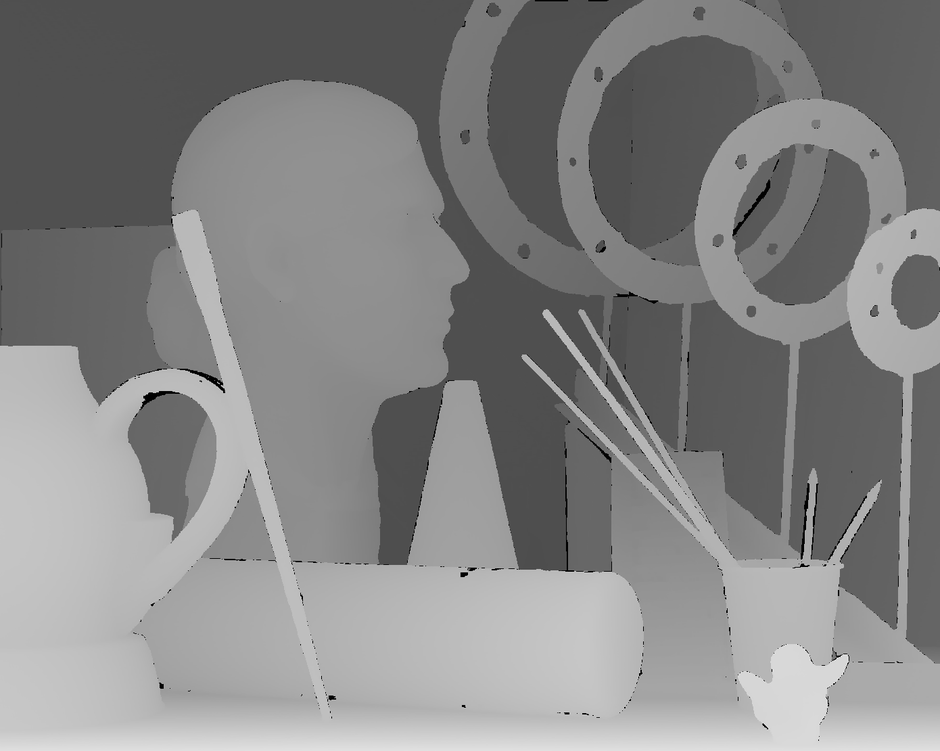
%> input picture data/inpainting/5.png, 940 x 751 px, shrunk from 1390 x 1110 before the run
$ octave segmen.m   (GNU Octave 9; MATLAB toolbox functions it lacks are replaced by stand-ins)
%> lines starting %> are read from the running program, lines starting %| are printed output that depends on the picture; in (x1, y1, x2, y2) boxes, pixels count from 0 and x2, y2 are one past the last pixel; in counts of white or black regions, pixels touching at a corner belong together; the program's own positions count from 1
I = imread('5.png');
%> I is the input picture: size 751x940x3 uint8; min 0, max 254, mean 132.5
%I = rgb2gray(rgb);

%imshow(I)

%text(732,501,'FontSize',7,'HorizontalAlignment','right')
hy = fspecial('sobel');
hx = hy';
Iy = imfilter(double(I), hy, 'replicate');
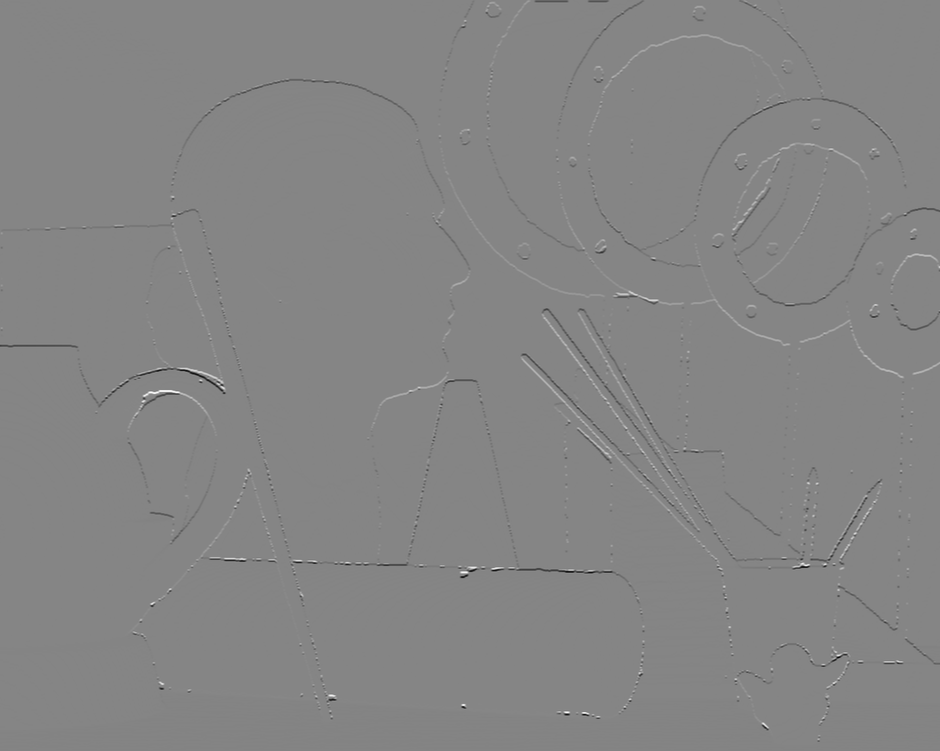
%> Iy: size 751x940x3 double; min -906, max 828, mean -1.5; drawn with min black and max white
Ix = imfilter(double(I), hx, 'replicate');
gradmag = sqrt(Ix.^2 + Iy.^2);
%figure
%imshow(gradmag,[]), title('Gradient magnitude (gradmag)')


L = watershed(gradmag);
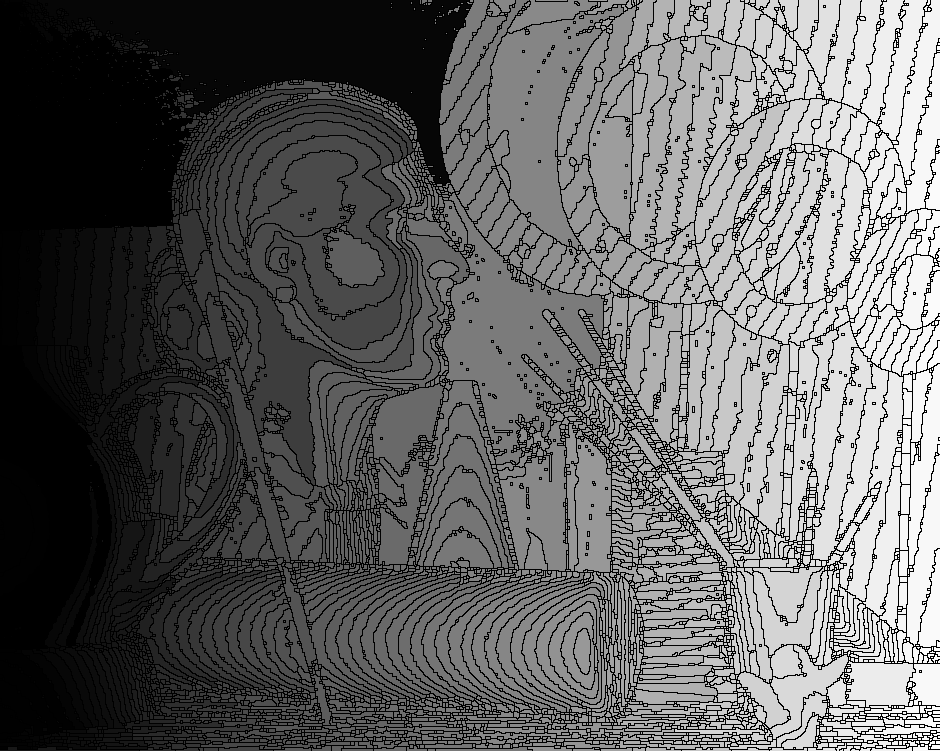
%> L: size 751x940x3 uint16; min 0, max 6300, mean 2458.9; drawn with min black and max white
%Lrgb = label2rgb(L);
%figure, imshow(Lrgb), title('Watershed transform of gradient magnitude (Lrgb)')

se = strel('disk', 20);
Io = imopen(I, se);
%figure
%imshow(Io), title('Opening (Io)')


Ie = imerode(I, se);
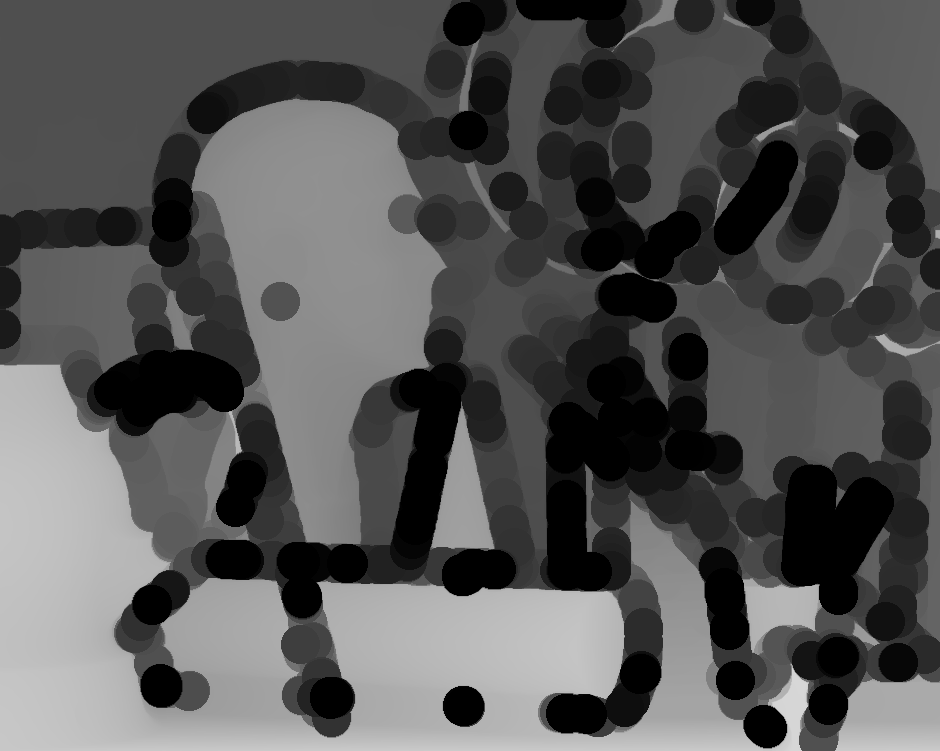
%> Ie: size 751x940x3 uint8; min 0, max 215, mean 84.8
Iobr = imreconstruct(Ie, I);
%figure
%imshow(Iobr), title('Opening-by-reconstruction (Iobr)')

Ioc = imclose(Io, se);
%figure
%imshow(Ioc), title('Opening-closing (Ioc)')

Iobrd = imdilate(Iobr, se);
Iobrcbr = imreconstruct(imcomplement(Iobrd), imcomplement(Iobr));
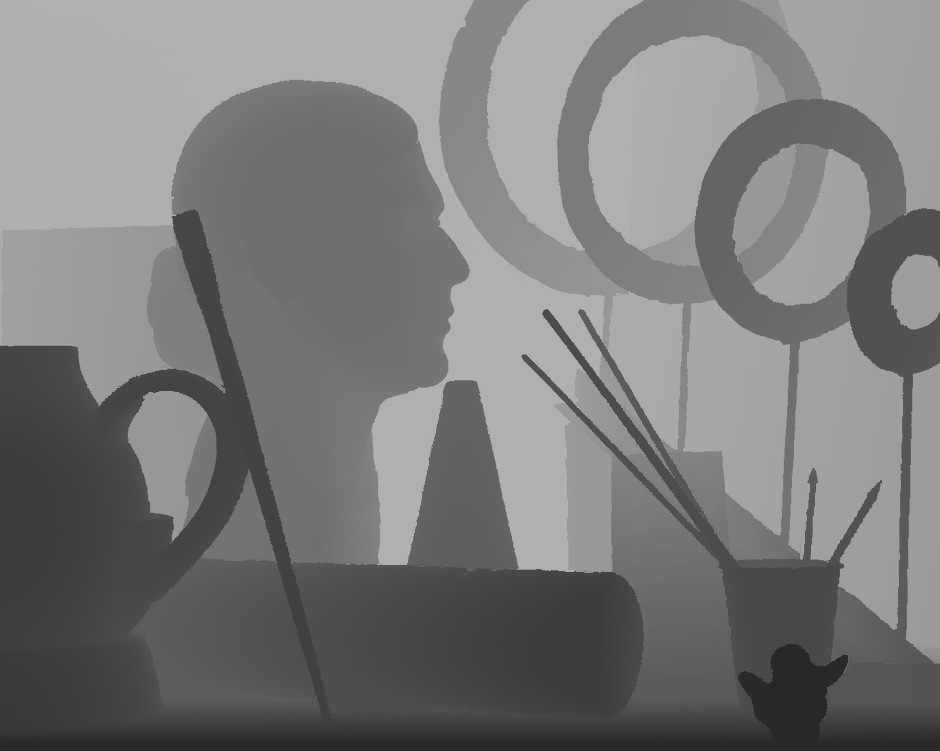
%> Iobrcbr: size 751x940x3 uint8; min 40, max 177, mean 122
Iobrcbr = imcomplement(Iobrcbr);
%figure
%imshow(Iobrcbr), title('Opening-closing by reconstruction (Iobrcbr)')

fgm = imregionalmax(Iobrcbr);
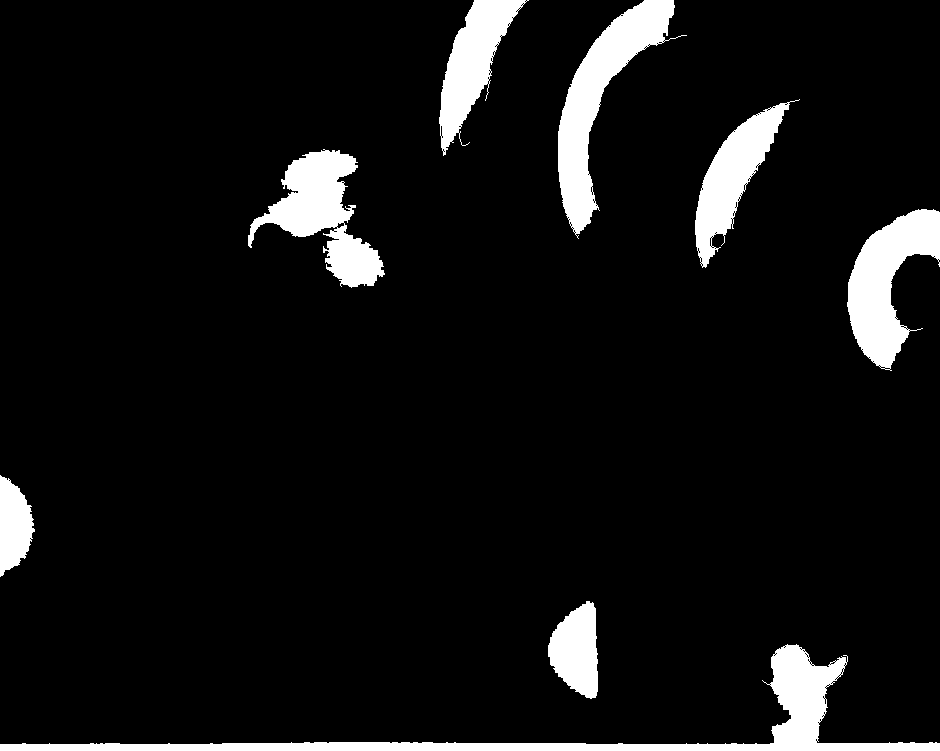
%> fgm: size 751x940x3 logical; 7.6% white; 8 white regions, largest, box (x1, y1, x2, y2) and area: (0, 644, 940, 751) 11936, (558, 0, 687, 239) 8834, (248, 149, 385, 288) 7760
%figure
%imshow(fgm), title('Regional maxima of opening-closing by reconstruction (fgm)')

I2 = I;
I2(fgm) = 255;
%> I2: size 751x940x3 uint8; 7.57% of pixels changed, all inside (x1, y1, x2, y2) = (0, 0, 940, 751)
%figure
%imshow(I2), title('Regional maxima superimposed on original image (I2)')

se2 = strel(ones(5,5));
fgm2 = imclose(fgm, se2);
%> fgm2: size 751x940x3 logical; 7.7% white; 8 white regions, largest, box (x1, y1, x2, y2) and area: (0, 644, 940, 751) 12092, (558, 0, 687, 239) 8923, (248, 149, 385, 288) 8078
fgm3 = imerode(fgm2, se2);
%> fgm3: size 751x940x3 logical; 6.4% white; 9 white regions (1 under 20 px), largest, box (x1, y1, x2, y2) and area: (0, 647, 940, 751) 9492, (560, 0, 672, 232) 7505, (252, 152, 382, 285) 6666

fgm4 = bwareaopen(fgm3, 20);
I3 = I;
I3(fgm4) = 255;
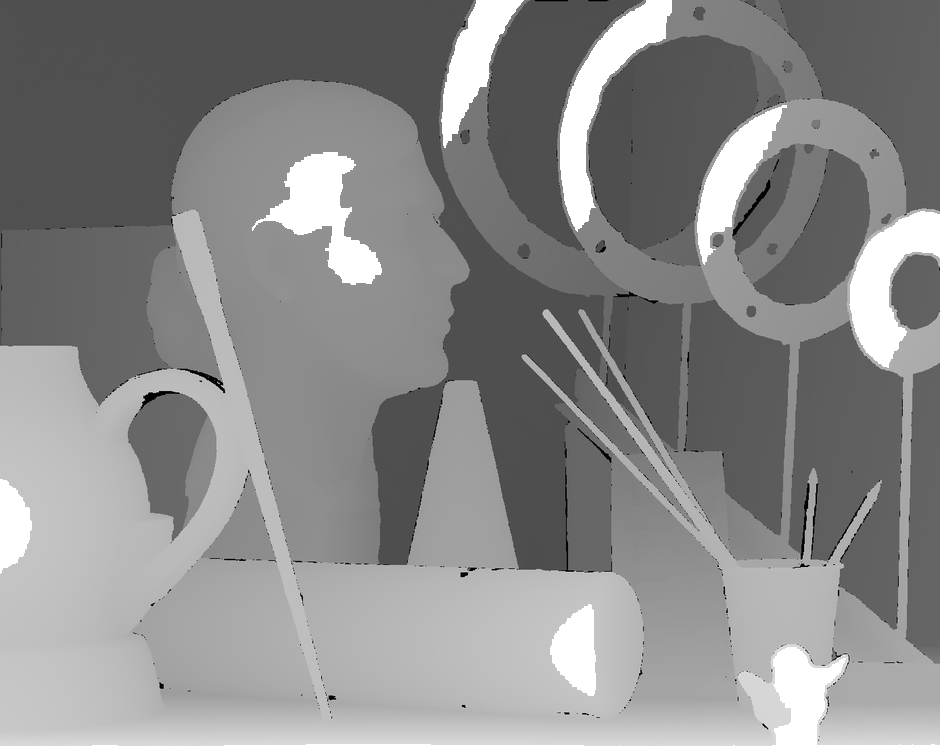
%> I3: size 751x940x3 uint8; 6.37% of pixels changed, all inside (x1, y1, x2, y2) = (0, 0, 940, 751)
figure
% [6 lines of commented-out code are left out]

D = bwdist(Iobrcbr);
%> D: size 751x2820 single; every value is 0
DL = watershed(D);
%> DL: size 751x2820 uint8; every value is 1
bgm = DL == 0;
%> bgm: size 751x2820 logical; every value is 0
%figure
%imshow(bgm), title('Watershed ridge lines (bgm)')


%> (the run ends here)

$ run again, with data/inpainting/10.png copied over data/inpainting/5.png
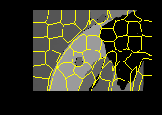
%> input picture data/inpainting/10.png, 162 x 115 px
%> I is the input picture: size 115x162x3 uint8; mean R, G, B 49.7, 49.7, 34.6
%> `DL = watershed(D);`:
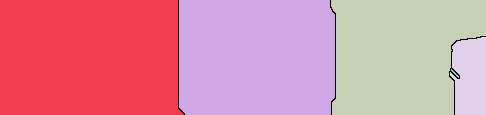
%> DL: size 115x486 uint8; 6 distinct labels, from 0 to 5; one colour per label, 0 black
%> `bgm = DL == 0;`:
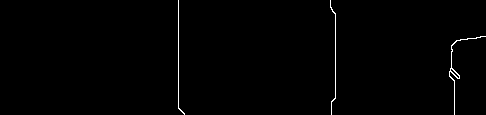
%> bgm: size 115x486 logical; 0.72% white in thin lines or dots, all inside (x1, y1, x2, y2) = (178, 0, 486, 115)

$ run again, with data/inpainting/11.png copied over data/inpainting/5.png
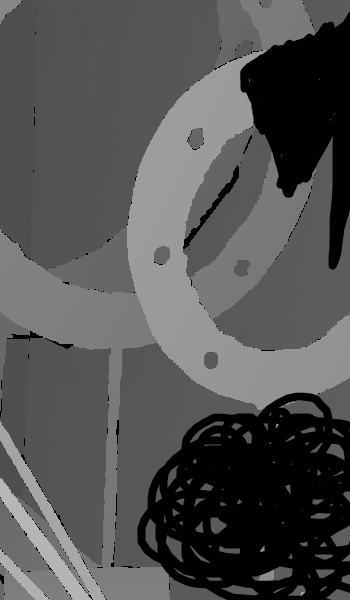
%> input picture data/inpainting/11.png, 350 x 600 px
%> I is the input picture: size 600x350x3 uint8; min 0, max 182, mean 82.4
%> `fgm = imregionalmax(Iobrcbr);`:
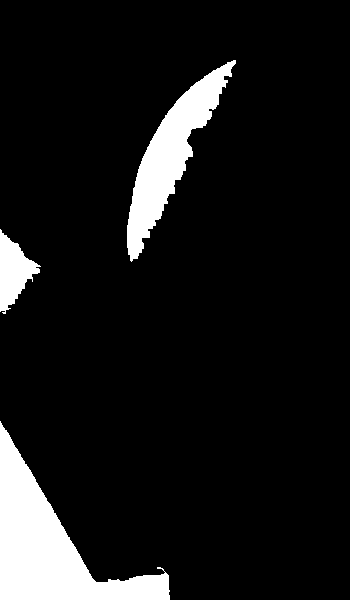
%> fgm: size 600x350x3 logical; 9.3% white; 3 white regions, box (x1, y1, x2, y2) and area: (0, 421, 170, 600) 11135, (127, 60, 236, 262) 6680, (0, 229, 41, 314) 1773
%> I2: size 600x350x3 uint8; 9.33% of pixels changed, all inside (x1, y1, x2, y2) = (0, 60, 236, 600)
%> fgm2: size 600x350x3 logical; 9.4% white; 3 white regions, box (x1, y1, x2, y2) and area: (0, 421, 170, 600) 11146, (127, 60, 236, 262) 6731, (0, 229, 41, 314) 1794
%> fgm3: size 600x350x3 logical; 8.3% white; 3 white regions, box (x1, y1, x2, y2) and area: (0, 427, 168, 600) 10388, (129, 64, 231, 257) 5487, (0, 235, 38, 310) 1466
%> I3: size 600x350x3 uint8; 8.26% of pixels changed, all inside (x1, y1, x2, y2) = (0, 64, 231, 600)
%> `D = bwdist(Iobrcbr);`:
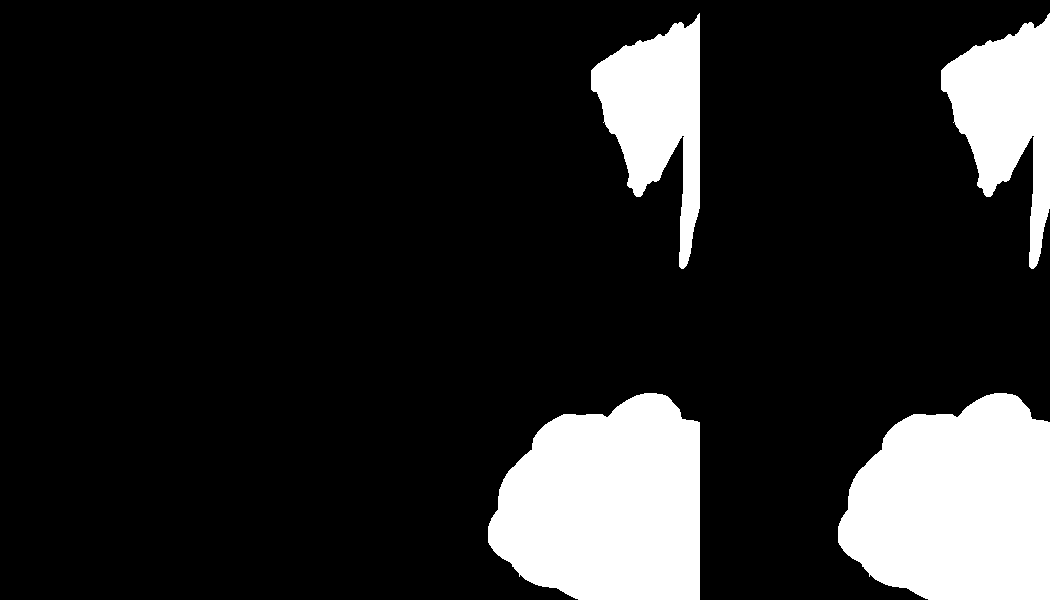
%> D: size 600x1050 single; min 0, max 45254.8, mean 7098.9; drawn with min black and max white
%> DL: size 600x1050 uint8; every value is 1
%> bgm: size 600x1050 logical; every value is 0
